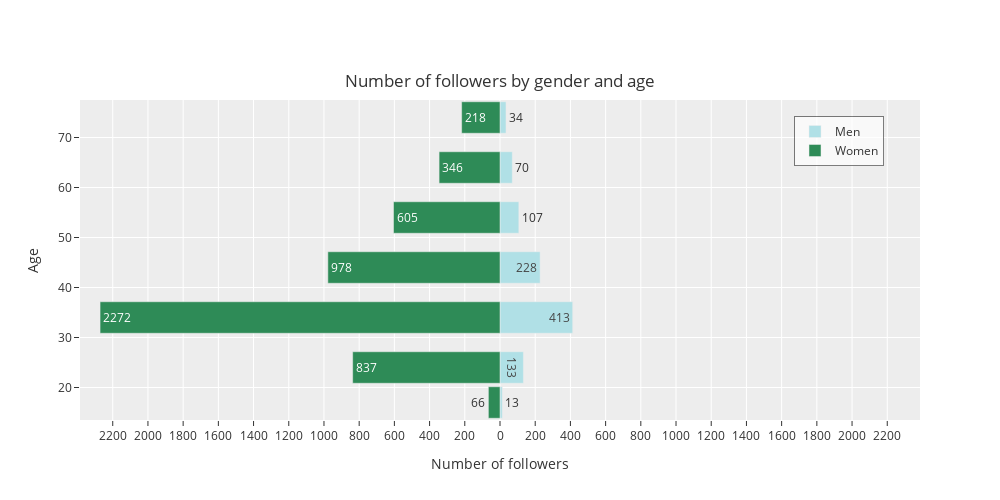

Notebook code for this chart:
### Markdown cell above
# Dashboard - Demographics

### Code cell
age_gender = demographic_data[2]["values"][0]["value"]
male = np.array([v for k,v in age_gender.items() if "M" in k])
female = np.array([-v for k,v in age_gender.items() if "F" in k])
age_bins = [k for k,v in age_gender.items() if "M" in k]
age_bins[-1] = age_bins[-1].split("+")[0]+"-74"
x_axis_bin = [int(s.split('.')[1].split('-')[1]) for s in age_bins]

# Define range for x axis based on max value
max_range = int(np.round(np.max(np.concatenate((np.abs(female), male)))*1.05))
x_range = list(range(0, max_range, 200))
x_range_neg = [-1*x for x in x_range]

# Define x axis ticks and x axis ticks labels
x_ticks = sorted(set(x_range+x_range_neg))
x_ticks_text = [np.abs(x) for x in x_ticks]

layout = go.Layout(yaxis=go.layout.YAxis(title='Age'),
                   xaxis=go.layout.XAxis(
                       range=[-max_range, max_range],
                       tickvals=x_ticks,
                       ticktext=x_ticks_text,
                       title='Number of followers'),
                   barmode='overlay',
                   bargap=0.1,
                   title={
                        'text': "Number of followers by gender and age",
                        'x': 0.5,
                        'y': 0.85,
                        'xanchor': 'center',
                        'yanchor': 'top'
                    },
                    legend=dict(
                        x=0.85,
                        y=0.95,
                        bgcolor='rgba(255, 255, 255, 0.7)',
                        bordercolor='rgba(0, 0, 0, 0.5)',
                        borderwidth=1
                    ),
                    height=500,
                    width=1000,
                    template="ggplot2"
                   )

data = [go.Bar(y=x_axis_bin,
               x=male,
               orientation='h',
               name='Men',
               hoverinfo='x',
               text=male.astype('int'),
               marker=dict(color='powderblue')
               ),
        go.Bar(y=x_axis_bin,
               x=female,
               orientation='h',
               name='Women',
               text=-1 * female.astype('int'),
               hoverinfo='text',
               marker=dict(color='seagreen')
               )]
plotly.offline.iplot(dict(data=data, layout=layout))

### Figure 1 — Plotly figure (JSON) as saved in the notebook; plotly's stock layout.template omitted (floating-point values rounded to 4 significant figures)
{"data": [{"hoverinfo": "x", "marker": {"color": "powderblue"}, "name": "Men", "orientation": "h", "text": [13, 133, 413, 228, 107, 70, 34], "type": "bar", "x": [13, 133, 413, 228, 107, 70, 34], "y": [17, 24, 34, 44, 54, 64, 74]}, {"hoverinfo": "text", "marker": {"color": "seagreen"}, "name": "Women", "orientation": "h", "text": [66, 837, 2272, 978, 605, 346, 218], "type": "bar", "x": [-66, -837, -2272, -978, -605, -346, -218], "y": [17, 24, 34, 44, 54, 64, 74]}], "layout": {"bargap": 0.1, "barmode": "overlay", "height": 500, "legend": {"bgcolor": "rgba(255, 255, 255, 0.7)", "bordercolor": "rgba(0, 0, 0, 0.5)", "borderwidth": 1, "x": 0.85, "y": 0.95}, "title": {"text": "Number of followers by gender and age", "x": 0.5, "xanchor": "center", "y": 0.85, "yanchor": "top"}, "width": 1000, "xaxis": {"range": [-2386, 2386], "ticktext": [2200, 2000, 1800, 1600, 1400, 1200, 1000, 800, 600, 400, 200, 0, 200, 400, 600, 800, 1000, 1200, 1400, 1600, 1800, 2000, 2200], "tickvals": [-2200, -2000, -1800, -1600, -1400, -1200, -1000, -800, -600, -400, -200, 0, 200, 400, 600, 800, 1000, 1200, 1400, 1600, 1800, 2000, 2200], "title": {"text": "Number of followers"}, "type": "linear"}, "yaxis": {"autorange": true, "range": [13.5, 77.5], "title": {"text": "Age"}, "type": "linear"}}}
